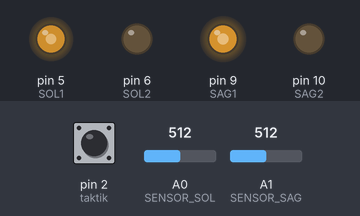
Recording of a sketch running on a simulated Arduino Uno, built with avr-gcc and run on an emulated ATmega328P. Shown: output pins drawn as LEDs (lit = HIGH). The test bench sets the inputs (shaded band); at power-on: A0 (SENSOR_SOL) = 512, A1 (SENSOR_SAG) = 512, pin 2 (taktik) HIGH.

Above: at 4.2 s.
4.3 s: A0 (SENSOR_SOL) set to 337
5.8 s: A0 (SENSOR_SOL) set to 318
At 6.3 s:
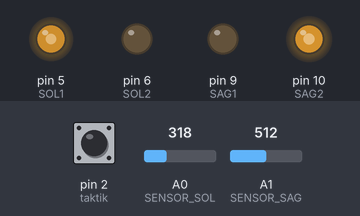
7.3 s: A1 (SENSOR_SAG) set to 342
8.8 s: A1 (SENSOR_SAG) set to 308
At 9.5 s:
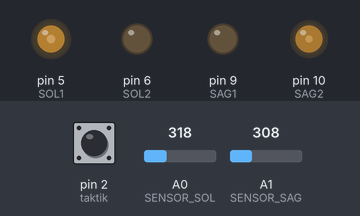
10.3 s: A1 (SENSOR_SAG) set to 335
At 10.6 s:
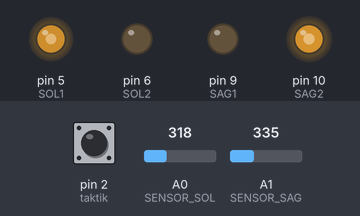
11.8 s: A1 (SENSOR_SAG) set to 315
At 13.2 s:
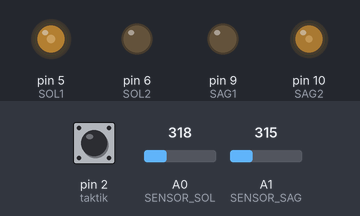
Timing chart, 0 to 14.3 s (numbered marks = the images above; inputs shaded):
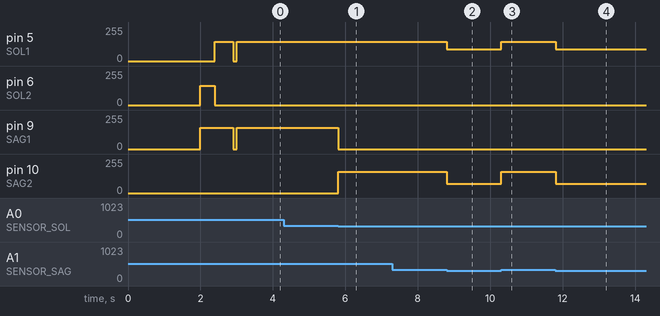

The sketch:

taktik_kodlari.ino
```cpp
// ================= MOTOR PINLERI =================
#define SOL1 5
#define SOL2 6
#define SAG1 9
#define SAG2 10

// ================= SENSOR PINLERI =================
#define SENSOR_SOL  A0
#define SENSOR_SAG  A1

// ================= taktik ANAHTARI =================
// D2: sağa çekince 0, sola çekince 1
#define taktik 2

// ================= AYARLAR =================
int esikDeger = 325;
// Akın ; Sol : 140 , Sağ 157
// M Emin ; Sol : 163 , Sağ : 144
// Kerem ; Sol : 162 , Sağ : 140
int solHiz = 145;
int sagHiz = 160;

void setup() {
  pinMode(SOL1, OUTPUT);
  pinMode(SOL2, OUTPUT);
  pinMode(SAG1, OUTPUT);
  pinMode(SAG2, OUTPUT);

  pinMode(SENSOR_SOL, INPUT);
  pinMode(SENSOR_SAG, INPUT);

  pinMode(taktik, INPUT_PULLUP);

  // Hakem startı gibi düşün
  delay(2000);

  // ===== BAŞLANGIÇ TAKTİĞİ =====
  if (digitalRead(taktik) == 0) {
    // Anahtar SAĞ → sağa 90 derece dön
    sagaDon();
    delay(450);   // ← 90 derece (deneyerek ayarlanır)
    ileri();
    delay(500);
  }
  else {
    // Anahtar SOL → sola 90 derece dön
    solaDon();
    delay(400);
    ileri();
    delay(500);
  }

  dur();
  delay(100);
}

void loop() {
  int solDeger = analogRead(SENSOR_SOL);
  int sagDeger = analogRead(SENSOR_SAG);

  // Rakip iki sensörde de varsa → ileri saldır
  if (solDeger > esikDeger && sagDeger > esikDeger) {
    ileri();
  }
  // Rakip sağdaysa
  else if (sagDeger > esikDeger) {
    sagaDon();
  }
  // Rakip soldaysa
  else if (solDeger > esikDeger) {
    solaDon();
  }
  // Rakip yoksa → sağa dönerek ara
  else {
    rakipara();
  }

  delay(10);
}

// ================= HAREKET FONKSIYONLARI =================

void rakipara()
{
  analogWrite(SOL1, 90);
  analogWrite(SOL2, 0);

  analogWrite(SAG1, 0);
  analogWrite(SAG2, 70);

}


void ileri() {
  analogWrite(SOL1, solHiz);
  analogWrite(SOL2, 0);

  analogWrite(SAG1, sagHiz);
  analogWrite(SAG2, 0);
}

void sagaDon() {
  analogWrite(SOL1, solHiz);
  analogWrite(SOL2, 0);

  analogWrite(SAG1, 0);
  analogWrite(SAG2, sagHiz);
}

void solaDon() {
  analogWrite(SOL1, 0);
  analogWrite(SOL2, solHiz);

  analogWrite(SAG1, sagHiz);
  analogWrite(SAG2, 0);
}

void dur() {
  analogWrite(SOL1, 0);
  analogWrite(SOL2, 0);

  analogWrite(SAG1, 0);
  analogWrite(SAG2, 0);
}
```

Measured:
- the behaviour switches between 326 and 325 on A0 (SENSOR_SOL) (found by bisection; images 0 and 1)
- the behaviour switches between 326 and 325 on A1 (SENSOR_SAG) (found by bisection; images 1 and 2)
- after the input at 4.3 s, every drawn part: stays the same
- after the input at 5.8 s, pin 9 (SAG1): 160/255 → 0/255 at once; pin 10 (SAG2): 0/255 → 160/255 at once
- after the input at 7.3 s, every drawn part: stays the same
- after the input at 8.8 s, pin 5 (SOL1): 145/255 → 90/255 at once; pin 10 (SAG2): 160/255 → 70/255 at once
- after the input at 10.3 s, pin 5 (SOL1): 90/255 → 145/255 at once; pin 10 (SAG2): 70/255 → 160/255 at once
- after the input at 11.8 s, pin 5 (SOL1): 145/255 → 90/255 at once; pin 10 (SAG2): 160/255 → 70/255 at once
